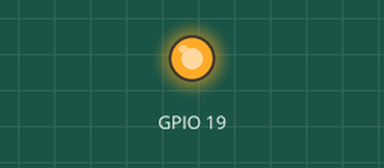
Recording of a program running on a simulated Raspberry Pi (BCM pin numbers). Shown: output pins drawn as LEDs (lit = HIGH). What the program prints to the terminal is not drawn.

Above: at 1.5 s.
At 4.5 s:
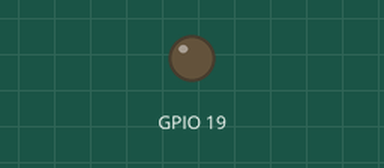
Timing chart, 0 to 7.8 s (numbered marks = the images above):
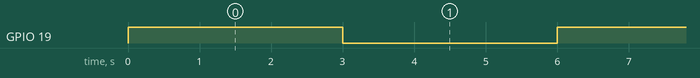

Measured:
- by itself, GPIO 19: alternates HIGH for 3.0 s and LOW for 3.0 s

The program:

t.py
```python
# A program to control the movement of a single motor using the RTK MCB!
# Composed by The Raspberry Pi Guy to accompany his tutorial!

# Let's import the modules we will need!
import time
import RPi.GPIO as GPIO

# Next we setup the pins for use!
GPIO.setmode(GPIO.BCM)
GPIO.setwarnings(False)
GPIO.setup(19,GPIO.OUT)
# GPIO.setup(18,GPIO.OUT)

print('Starting motor sequence!')

while True:
  try:
    # Makes the motor spin one way for 3 seconds
    GPIO.output(19, True)
    # GPIO.output(18, False)
    time.sleep(3)
    # Spins the other way for a further 3 seconds
    GPIO.output(19, False)
    # GPIO.output(18, True)
    time.sleep(3)
  except(KeyboardInterrupt):
    # If a keyboard interrupt is detected then it exits cleanly!
    print('Finishing up!')
    GPIO.output(19, False)
    # GPIO.output(18, False)
quit()
```
